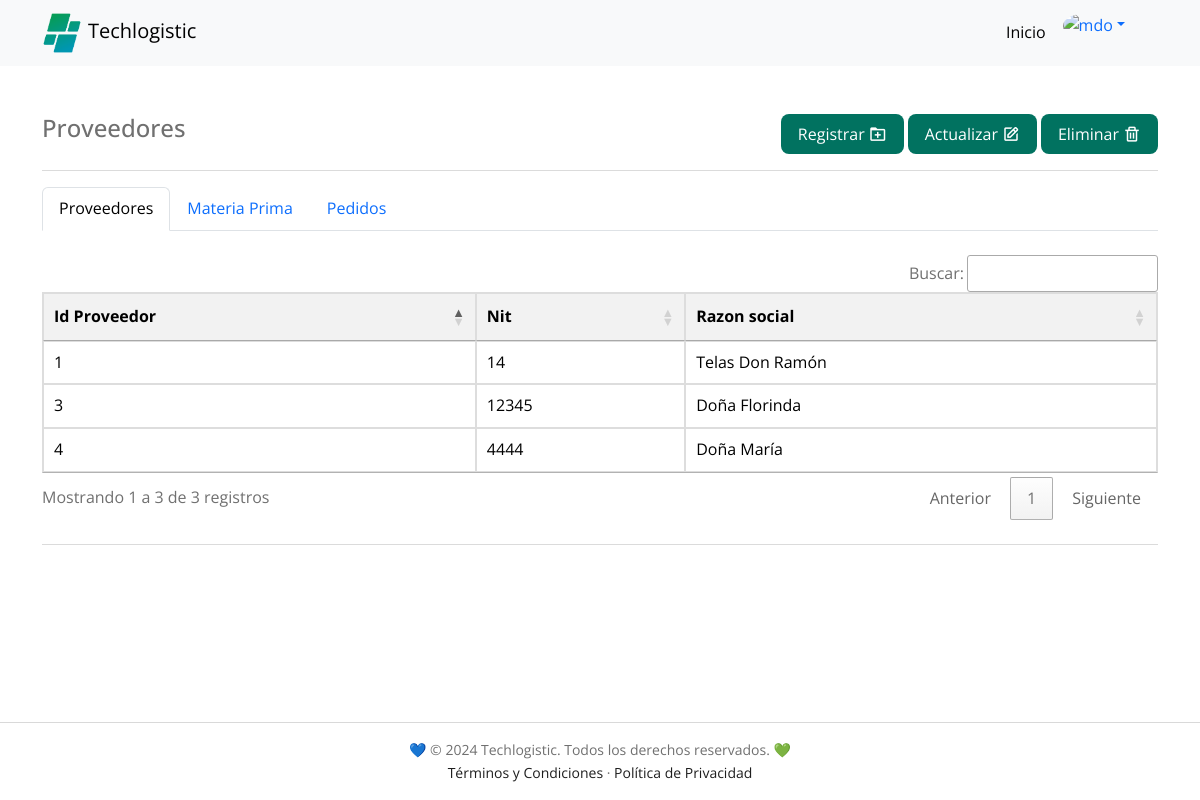
/dashboard/proveedores/indexproveedores.php (signed in), run on the app's committed database.
### tables this page shows
CREATE TABLE `proveedores` (
  `id_proveedor` int NOT NULL AUTO_INCREMENT,
  `id_persona` int NOT NULL,
  `nit` varchar(20) NOT NULL,
  `razon_social` varchar(60) NOT NULL,
  PRIMARY KEY (`id_proveedor`),
  KEY `id_persona` (`id_persona`),
  CONSTRAINT `proveedor_ibfk_1` FOREIGN KEY (`id_persona`) REFERENCES `personas` (`id_persona`)
);

### dashboard/proveedores/indexproveedores.php (the view, shortened to what this page needs)
<?php
include_once "../../PHP/conexion_a_la_DB.php";
$sql = "SELECT id_proveedor, nit, razon_social FROM proveedores;";
$datos = $conexion->query($sql);
?>
<!DOCTYPE html>
<html lang="es">
<head>
  <link href='https://unpkg.com/boxicons@2.0.7/css/boxicons.min.css' rel='stylesheet'>
  <link href="https://cdn.jsdelivr.net/npm/bootstrap@5.3.0/dist/css/bootstrap.min.css" rel="stylesheet"
>
  <link rel="stylesheet" href="../../HTML/styles/techlogistic.css">
  <link rel="stylesheet" type="text/css" href="https://cdn.datatables.net/1.11.5/css/jquery.dataTables.css">
  <link rel="stylesheet" type="text/css" href="https://cdn.datatables.net/buttons/2.0.1/css/buttons.dataTables.min.css">
</head>
<body>
  <nav class="navbar navbar-expand-lg bg-body-tertiary">
    <div class="container">
      <a href="../../PHP/indexdash.php" class="navbar-brand" title="Techlogistic"><img src="../../images/favicon.png"
          alt="Logo Techlogistic" class="navigation__image">Techlogistic</a>
      <div class="collapse navbar-collapse" id="navbarNavDropdown">
        <ul class="navbar-nav ms-auto me-4 mb-2 mb-lg-0">
          <li class="nav-item">
            <a class="nav-link active" aria-current="page" href="../../PHP/indexdash.php">Inicio</a>
          </li>
          <li class="nav-item dropdown">
            <div class="dropdown" role="group">
              <a class="dropdown-toggle dropdown-toggle-split" data-bs-toggle="dropdown" aria-expanded="false">
                <img src="https://higinnamora.github.io/techlogistic/images/profile/profile.png" alt="mdo"
                  class="rounded-circle" width="38" height="38" />
              </a>
            </div>
          </li>
        </ul>
      </div>
    </div>
  </nav>
  <main class="container my-5 h-100">
    <div class="d-flex flex-column flex-md-row justify-content-between">
      <h4 class="text-md-start text-left">Proveedores</h4>
      <div class="actions-table">
        <div class="action-item">
          <a class="button margin-left" aria-current="page" href="registrarProveedor.html">Registrar<i
              class='bx bx-folder-plus icons-styles'></i></a>
        </div>
        <div class="action-item">
          <a class="button margin-left" aria-current="page" href="indexActualizarproveedor.php">Actualizar<i
              class='bx bx-edit icons-styles'></i></a>
        </div>
        <div class="action-item">
          <a class="button margin-left" aria-current="page" href="indexEliminarProveedor.php">Eliminar<i
              class='bx bx-trash icons-styles'></i></a>
        </div>
      </div>
    </div>
    <hr>
    <ul class="nav nav-tabs mb-4">
      <li class="nav-item">
        <a class="nav-link active" aria-current="page" href="#">Proveedores</a>
      </li>
      <li class="nav-item">
        <a class="nav-link" href="materiaPrima.php">Materia Prima</a>
      </li>
      <li class="nav-item">
        <a class="nav-link" href="pedidos.php">Pedidos</a>
      </li>
    </ul>
    <div class="table-responsive">
      <table id="proveedor" style="color: #000" class="">
        <thead>
          <tr>
            <th scope="col">Id Proveedor</th>
            <th scope="col">Nit</th>
            <th scope="col">Razon social</th>
          </tr>
        </thead>
        <tbody>
          <?php
          foreach ($datos as $fila) {
            echo "<tr>";
            foreach ($fila as $valor) {
              echo "<td>$valor</td>";
            }
            echo "</tr>";
          }
          ?>
        </tbody>
      </table>
    </div>
    <hr class="my-4">
  </main>
  <footer>
    <div class="copyright footer-absolute">
      <div class="bd-container">
        <p>💙 © 2024 Techlogistic. Todos los derechos reservados. 💚</p>
        <p><a href="../../HTML/terminos-y-condiciones.html">Términos y Condiciones</a> · <a
            href="../../HTML/politica-de-privacidad.html">Política de Privacidad</a></p>
      </div>
    </div>
  </footer>
</body>
</html>

### HTML/styles/techlogistic.css (style rules this page uses)
:root { --header-height: 3rem; --header-height-desktop: 70px; --first-color: #017260; --first-color-alt: #167C38; --secondary-color: #0097b2; --title-color: #393939; --text-color: #707070; --text-color-light: #A6A6A6; --body-color: #FFFFFF; --container-color: #FFFFFF; --black-color-001: #1E1E1E; --gray-color-001: #D9D9D9; --text-color-001: #242B55; --text-color-002: #fafafa; --text-color-white: #ffffff; --body-font: 'Open Sans', sans-serif; --biggest-font-size: 2.25rem; --h1-font-size: 1.5rem; --h2-font-size: 1.25rem; --h3-font-size: 1rem; --normal-font-size: .938rem; --small-font-size: .813rem; --smaller-font-size: .75rem; --font-medium: 500; --font-semi-bold: 600; --m-1: .5rem; --m-2: 1rem; --m-3: 1.5rem; --m-4: 2rem; --m-5: 2.5rem; --m-6: 3rem; --z-tooltip: 10; --z-fixed: 100; }
@media screen and (min-width: 768px) { :root { --biggest-font-size: 4rem; --h1-font-size: 2.25rem; --h2-font-size: 1.5rem; --h3-font-size: 1.25rem; --normal-font-size: 1rem; --small-font-size: .875rem; --smaller-font-size: .813rem; } }
*,::before,::after { box-sizing: border-box; }
html { height: 100%; }
html, body { scroll-behavior: smooth; }
body { background-color: var(--body-color); color: var(--text-color); display: flex; flex-direction: column; font-family: var(--body-font); font-size: var(--normal-font-size); line-height: 1.6; margin: var(--header-height) 0 0 0; width: 100%; }
h1, h2, h3, p, ul { margin: 0; }
a { text-decoration: none; }
img { height: auto; max-width: 100%; }
.mb-2 { margin-bottom: var(--m-2); }
.bd-container { margin-left: var(--m-2); margin-right: var(--m-2); max-width: 960px; width: calc(100% - 2rem); }
.navigation__image { width: 40px; margin-right: 6px; }
.button { align-items: center; background-color: var(--first-color); border-radius: .5rem; border: 1px solid transparent; color: #FFFFFF; display: inline-block; height: 40px; line-height: 1; padding: 0 1rem; transition: .3s; justify-content: center; }
a.button { display: inline-flex; }
.copyright { text-align: center; padding: 16px 0; border-top: 1px solid var(--gray-color-001); margin-top: auto; }
.copyright p { font-size: 14px; color: var(--text-color); }
.copyright p a { color: var(--black-color-001); }
@media screen and (min-width: 768px) { body { margin: 0; } }
@media screen and (min-width: 992px) { .bd-container { margin-left: auto; margin-right: auto; } }
table { width: 100%; border-collapse: collapse; margin-top: 20px; }
table, th, td { border: 1px solid #ddd; }
th, td { padding: 12px; text-align: left; }
th { background-color: #f2f2f2; }
tr:nth-child(even) { background-color: #f9f9f9; }
.actions-table { display: flex; }
.icons-styles { font-size: 18px; margin-left: 4px; }
.margin-left { margin-left: 4px; }
.footer-absolute { position: absolute; bottom: 0; width: 100%; }

### data on the page
proveedores: id_proveedor "1", nit "14", razon_social "Telas Don Ramón"
proveedores: id_proveedor "3", nit "12345", razon_social "Doña Florinda"
proveedores: id_proveedor "4", nit "4444", razon_social "Doña María"
